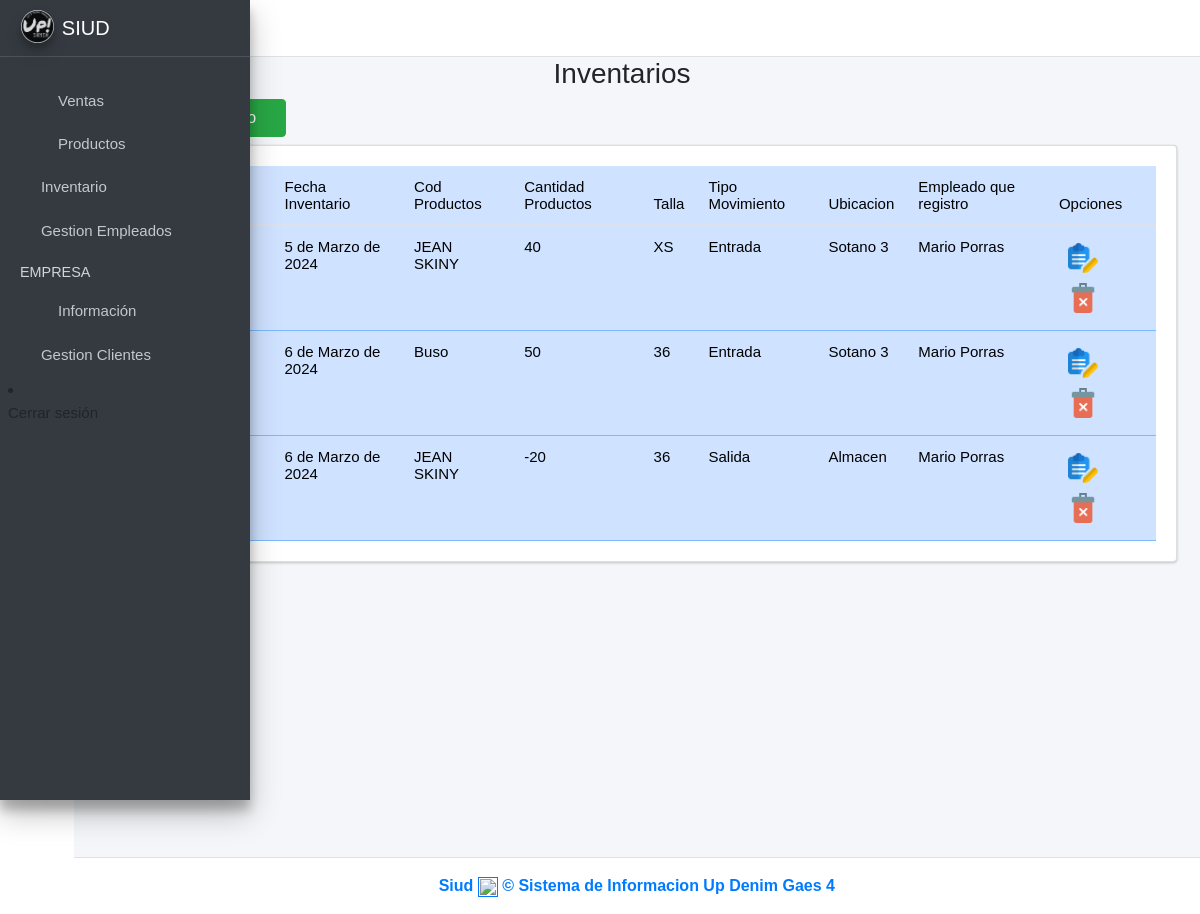
Before: /inventarios/ with the older database file.
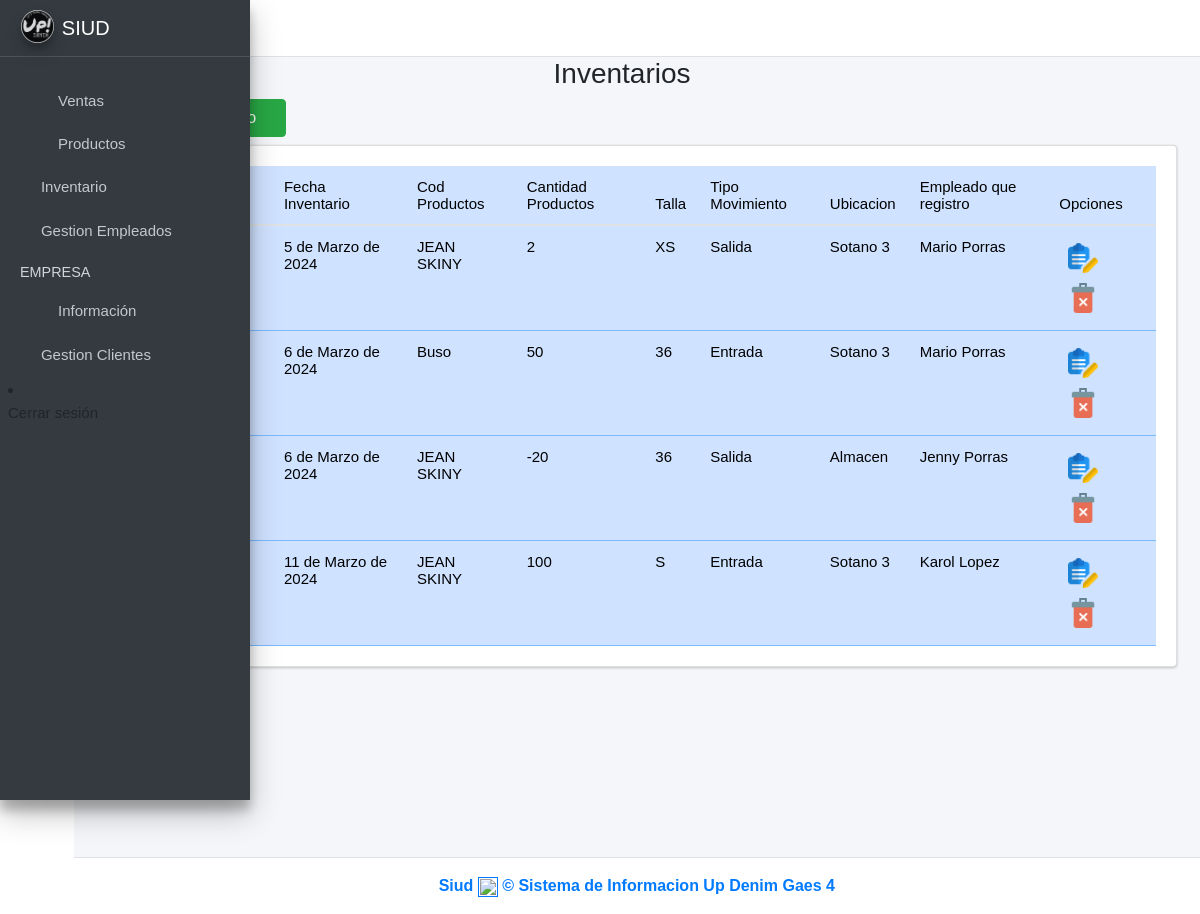
After: the same page with the newer database file.
### ventas/models.py (models this page shows, shortened)
class Inventario(models.Model):
    idinventario = models.AutoField(primary_key=True)
    fecha_inventario = models.DateField(null=False, blank=False, default=timezone.now)
    cantidad_productos = models.IntegerField(null=False, blank=False)
    cod_producto = models.ForeignKey(Producto, on_delete=models.CASCADE)
    idtipo_movimiento = models.ForeignKey(Tipomovimiento, on_delete=models.CASCADE)
    cod_empleado = models.ForeignKey(Empleado, on_delete=models.CASCADE)
    idtalla = models.ForeignKey(Talla, on_delete=models.CASCADE)
    idubicacion_inventario = models.ForeignKey(Ubicacioninventario, on_delete=models.CASCADE)
    created = models.DateTimeField(auto_now_add=True)
    updated = models.DateTimeField(auto_now=True)
    class Meta:
        verbose_name = 'inventario'
        verbose_name_plural = 'inventarios'

class Producto(models.Model):
    cod_producto = models.CharField(primary_key=True, unique=True, blank=False, null=False, max_length=15)
    nombre_producto = models.CharField(max_length=45, null=False)
    precio_venta = models.DecimalField(max_digits=10, decimal_places=2, null=False, blank=False)
    descripcion_producto = models.CharField(max_length=45)
    cantidad_productos = models.PositiveIntegerField(null=False)
    imagen = models.ImageField(upload_to='productos', null=True, blank=True)
    idcategoria_producto = models.ForeignKey(CategoriaProducto, on_delete=models.CASCADE)
    idtalla = models.ForeignKey(Talla, on_delete=models.CASCADE)
    created = models.DateTimeField(auto_now_add=True)
    updated = models.DateTimeField(auto_now=True)
    class Meta:
        verbose_name = 'producto'
        verbose_name_plural = 'productos'
    def __str__(self):
        return f"{self.cod_producto}"

class Talla(models.Model):
    idtalla = models.AutoField(primary_key=True)
    talla = models.CharField(max_length=45, unique=True)
    class Meta:
        verbose_name = 'talla'
        verbose_name_plural = 'tallas'
    def __str__(self):
        return f"{self.talla}"

class Tipomovimiento(models.Model):
    idtipo_movimiento = models.AutoField(primary_key=True)
    tipo_movimiento = models.CharField(max_length=45, unique=True)
    class Meta:
        verbose_name = 'tipomovimiento'
        verbose_name_plural = 'tiposmovimiento'
    def __str__(self):
        return f"{self.tipo_movimiento}"

class Ubicacioninventario(models.Model):
    idubicacion_inv = models.AutoField(primary_key=True)
    ubicacion_inventario = models.CharField(max_length=45, unique=True)
    class Meta:
        verbose_name = 'ubicacioninventario'
        verbose_name_plural = 'ubicacionesnventario'
    def __str__(self):
        return f"{self.ubicacion_inventario}"

class Empleado(models.Model):
    cod_empleado = models.IntegerField(primary_key=True, unique=True, blank=False, null=False)
    fecha_ingreso = models.DateField(null=False, blank=False)
    salario = models.FloatField(null=False, blank=False)
    fecha_nacimiento = models.DateField(null=False, blank=False)
    rh = models.CharField(null=False, blank=False, max_length=5)
    iddocumento = models.ForeignKey(Persona, on_delete=models.CASCADE)
    idarl = models.ForeignKey(Arl, on_delete=models.CASCADE)
    ideps = models.ForeignKey(Eps, on_delete=models.CASCADE)
    idfondo_pension = models.ForeignKey(FondoPension, on_delete=models.CASCADE)
    idcargo_empleado = models.ForeignKey(CargoEmpleado, on_delete=models.CASCADE)
    idusuario = models.ForeignKey(Usuarioid, on_delete=models.CASCADE)
    idrolusuario = models.ForeignKey(RolUsuario, on_delete=models.CASCADE)
    created = models.DateTimeField(auto_now_add=True)
    updated = models.DateTimeField(auto_now=True)
    class Meta:
        verbose_name = 'empleado'
        verbose_name_plural = 'empleados'
    def __str__(self):
        return f"{self.cod_empleado}"

class Persona(models.Model):
    documentoidentidad = models.IntegerField(primary_key=True, unique=True, blank=False, null=False)
    primer_nombre = models.CharField(max_length=45, null=False, blank=False)
    segundo_nombre = models.CharField(max_length=45, blank=True, null=True)
    primer_apellido = models.CharField(max_length=45, null=False, blank=False)
    segundo_apellido = models.CharField(max_length=45, blank=True, null=True)
    genero = models.CharField(max_length=20, null=False, blank=False)
    idcontacto = models.OneToOneField(Contacto, on_delete=models.CASCADE)
    iddireccion = models.OneToOneField(Direccion, on_delete=models.CASCADE)
    created = models.DateTimeField(auto_now_add=True)
    updated = models.DateTimeField(auto_now_add=True)
    class Meta:
        verbose_name = 'persona'
        verbose_name_plural = 'personas'

### ventas/views.py (the view)
# urls.py: path('inventarios/', views.inventarios_vista, name='Inventarios'),
def inventarios_vista(request):
    inventario = Inventario.objects.all()
    empleado = Empleado.objects.all()
    producto = Producto.objects.all()
    tipomovimiento = Tipomovimiento
    talla = Talla.objects.all()
    ubicacion = Ubicacioninventario.objects.all()
    form_personal = AgregarInventarioForm()
    context ={
        'inventario' : inventario,
        'empleado' : empleado,
        'tipomovimiento' : tipomovimiento,
        'producto' : producto,
        'ubicacion' : ubicacion,
        'form_personal' : form_personal,
        'talla' : talla,
    }
    return render(request, 'inventarios.html', context)

### ventas/templates/inventarios.html (shortened to what this page needs)
{% extends "base.html" %}
{% load static %}
{% load widget_tweaks %}
{% block content %}
<link rel="stylesheet" href="{% static 'index/css/b4.css' %}">
<div class="row">
    <div class="col-md-12">
        <h3 class="text-center">Inventarios   <i class="fas fa-users"></i></h3> <! -- Es para cambiar el icono xd -- >
        <div class="col-md-3 pb-2">
            <a href="#AgregarPersonalModal"
                data-toggle="modal" data-dismiss="modal">
                <button type="button" class="btn btn-success">
                    <i class="fas fa-plus-circle"></i>
                </button>
            </a>
        </div>
        <div class="card card-body" style="overflow:scroll">
            <table class="table table-hover table-primary" id="myTable">
                <thead>
                    <tr>
                        <th># ID</th>
                        <th>Cod Inventario</th>
                        <th>Fecha Inventario</th>
                        <th>Cod Productos</th>
                        <th>Cantidad Productos</th>
                        <th>Talla</th>
                        <th>Tipo Movimiento</th>
                        <th>Ubicacion</th>
                        <th>Empleado que registro</th>
                        <th>Opciones</th>
                    </tr>
                </thead>
                <tbody class="text-dark">
                    {% for i in inventario %}
                    <tr>
                        <td>{{forloop.counter}}</td>
                        <td>{{i.idinventario}}</td>
                        <td>{{i.fecha_inventario}}</td>
                        <td>{{i.cod_producto.nombre_producto}}</td>
                        <td>{{i.cantidad_productos}}</td>
                        <td>{{i.idtalla}}</td>
                        <td>{{i.idtipo_movimiento}}</td>
                        <td>{{i.idubicacion_inventario}}</td>
                        <td>{{i.cod_empleado.iddocumento.primer_nombre}} {{i.cod_empleado.iddocumento.primer_apellido}}</td>
                        <td>
                            {% if i.idinventario %}
                            <form action="/editarInventario/{{ i.idinventario }}/" method="GET" style="display: inline;">
                                <button type="submit" class="btn btn-dark-outline btn-sm">
                                    <img src="{% static 'index/img/editar.png' %}" alt="Error" width="30">
                                </button>
                            </form>
                        {% endif %}
                                    <button onclick="eliminarPersonal('{{i.idinventario}}')" class="btn btn-dark-outline btn-sm"
                                    data-toggle="modal" href="#EliminarPersonalModal"><img
                                        src="{% static 'index/img/delete.png' %}" alt="Error" width="30"></button>
                            </td>
                    </tr>
                    {% endfor %}
                </tbody>
            </table>
        </div>
    </div>
</div>
{% endblock %}

Changed rows visible on the page:
changed Inventario "5 de Marzo de 2024": cantidad_productos "40" → "2"; idtipo_movimiento "Entrada" → "Salida"
changed Inventario "Almacen": cod_empleado.iddocumento.primer_nombre "Mario" → "Jenny"
added Inventario: fecha_inventario "11 de Marzo de 2024", cod_producto.nombre_producto "JEAN SKINY", cantidad_productos "100", idtalla "S", idtipo_movimiento "Entrada", idubicacion_inventario "Sotano 3", cod_empleado.iddocumento.primer_nombre "Karol", cod_empleado.iddocumento.primer_apellido "Lopez"
